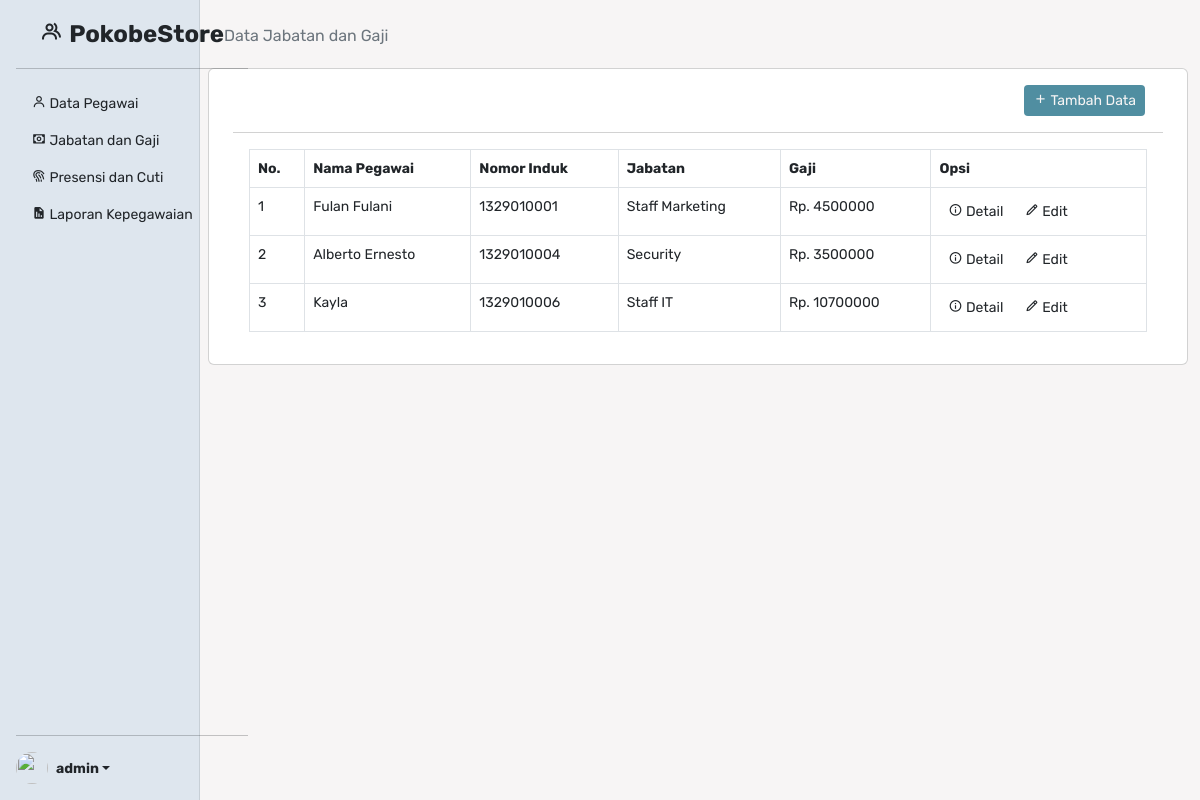
Screenshot of /admin/jabatan_gaji.php (signed in) with the database file from the repository.
### tables this page shows
CREATE TABLE `pegawai` (
  `nip` int(10) NOT NULL,
  `nama_pegawai` varchar(100) NOT NULL,
  `tempat_lahir` varchar(100) NOT NULL,
  `tgl_lahir` date NOT NULL,
  `jk` varchar(10) NOT NULL,
  `no_hp` varchar(15) NOT NULL,
  `email` varchar(100) NOT NULL,
  `alamat` varchar(250) NOT NULL,
  `status_pegawai` varchar(10) NOT NULL,
  `id_jabatan_gaji` int(2) NOT NULL
);

CREATE TABLE `jabatan_gaji` (
  `id_jabatan_gaji` int(2) NOT NULL,
  `nama_jabatan` varchar(100) NOT NULL,
  `gaji_pokok` int(10) NOT NULL,
  `gaji_lembur` int(10) NOT NULL,
  `tanggal_mulai` date NOT NULL,
  `tanggal_akhir` date NOT NULL
);

### config/config.php (called while the page is built, shortened)
<?php
    $host = 'localhost';
    $user = 'id19128426_admin';
    $pass = '>kQj8(<GgZeNhJ&J';
    $db = 'id19128426_simpeg';
    $koneksi = mysqli_connect($host, $user, $pass, $db);
    function adm_url($url=null){
        $admurl = "https://pokobestore.000webhostapp.com/admin";
        if ($url != null) {
            return $admurl.'/'.$url.'.php';
        } else{
            return $admurl;
        }
    }
    function query($query){
        global $koneksi;
        $result = mysqli_query($koneksi, $query);
        $rows = [];
        while ($row = mysqli_fetch_assoc($result)) {
            $rows[]=$row;
        }
        return $rows;
    }

### admin/jabatan_gaji.php (the view)
<?php
require_once "../templates/sidebar.php";
?>
<div class="container-fluid">
    <div class="bread col-md-9 ms-sm-auto col-lg-10 fs-6 pt-4 pb-1 px-3">
        <nav aria-label="breadcrumb">
            <ol class="breadcrumb">
                <li class="breadcrumb-item active" aria-current="page">Data Jabatan dan Gaji</li>
            </ol>
        </nav>
    </div>
    <div class="card col-md-9 ms-sm-auto col-lg-10 px-md-4">
        <div class="card-header flex-shrink-0 py-3">
            <a href="<?= adm_url('tambah_jabatan_gaji') ?>" class="btn btn-add btn-sm float-right"><i class='bx bx-plus'></i> Tambah Data</a>
        </div>
        <div class="card-body">
            <div class="table-responsive">
                <table class="table table-bordered" id="dataTable" width="100%" cellspacing="0">
                    <thead>
                        <tr>
                            <th>No.</th>
                            <th>Nama Pegawai</th>
                            <th>Nomor Induk</th>
                            <th>Jabatan</th>
                            <th>Gaji</th>
                            <th>Opsi</th>
                        </tr>
                    </thead>
                    <tbody>
                        <?php
                        $no = 1;
                        $kueri =  ("SELECT *
                                    FROM pegawai, jabatan_gaji
                                    WHERE pegawai.id_jabatan_gaji = jabatan_gaji.id_jabatan_gaji ");
                        $data_p = query($kueri);
                        foreach ($data_p as $p) : ?>
                            <tr>
                                <td>
                                    <?= $no++; ?>
                                </td>
                                <td>
                                    <?= ucwords($p['nama_pegawai']) ?>
                                </td>
                                <td>
                                    <?= $p['nip'] ?>
                                </td>
                                <td>
                                    <?= $p['nama_jabatan'] ?>
                                </td>
                                <td>
                                    Rp. <?= $p['gaji_pokok'] + $p['gaji_lembur'] ?>
                                </td>
                                <td>
                                    <a href="<?= adm_url('detail_jabatan_gaji') ?>?id=<?= $p['nip'] ?>" class="btn btn-detail btn-sm"><i class='bx bx-info-circle'></i> Detail</a>
                                    <a href="<?= adm_url('edit_jabatan_gaji') ?>?id=<?= $p['nip'] ?>" class="btn btn-edit btn-sm"><i class='bx bx-pencil'></i> Edit</a>
                                </td>
                            </tr>
                        <?php endforeach; ?>
                    </tbody>
                </table>
            </div>
        </div>
    </div>
</div>

### assets/styles.css (style rules this page uses)
:root { --clr-blue: #c3d9e0; --clr-blue-light: #b5d6ee; --clr-blue-dark: #508ea1; --clr-blue-darker: #387588; --clr-gray: #dee6ee; --clr-gray-light: #f7f5f5; }
body { min-height: 100vh; min-height: -webkit-fill-available; }
html { height: -webkit-fill-available; }
body { font-size: .875rem; background-color: var(--clr-gray-light); }
.card-header { background-color: transparent; }
.card-header .btn { margin-right: 2px; float: right; }
.card-header .btn-add { background-color: var(--clr-blue-dark); color: var(--clr-gray-light); }

### templates/sidebar.php (style rules this page uses)
body { font-family: 'Rubik', sans-serif; }

### rows the page displays
pegawai: nama_pegawai "Fulan Fulani", nip "1329010001", id_jabatan_gaji.nama_jabatan "Staff Marketing", $p['gaji_pokok'] + $p['gaji_lembur'] "4500000"
pegawai: nama_pegawai "Alberto Ernesto", nip "1329010004", id_jabatan_gaji.nama_jabatan "Security", $p['gaji_pokok'] + $p['gaji_lembur'] "3500000"
pegawai: nama_pegawai "Kayla", nip "1329010006", id_jabatan_gaji.nama_jabatan "Staff IT", $p['gaji_pokok'] + $p['gaji_lembur'] "10700000"
